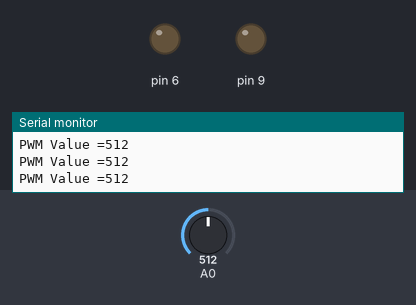
A sketch run on a simulated Arduino Uno, built with avr-gcc and run on an emulated ATmega328P. Parts: output pins drawn as LEDs (lit = HIGH), the last lines printed to the serial monitor. The test bench sets the inputs (shaded band); at power-on: A0 = 512.

Above: at 1.3 s.
1.4 s: A0 set to 536
3.2 s: A0 set to 566
At 5.1 s:
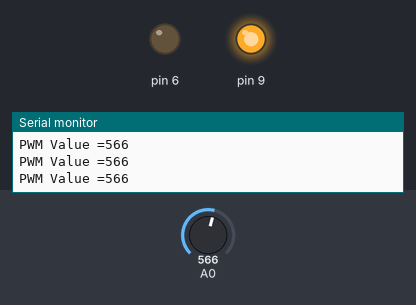
5.5 s: A0 set to 440
At 6.6 s:
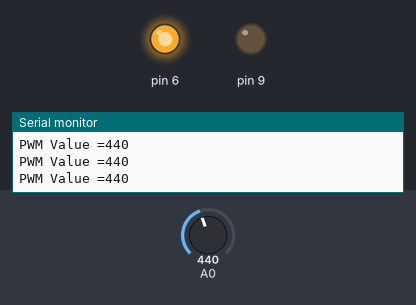
7.5 s: A0 set to 560
At 9.2 s:
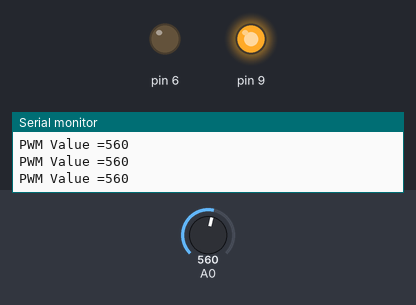
9.5 s: A0 set to 540
At 11.0 s:
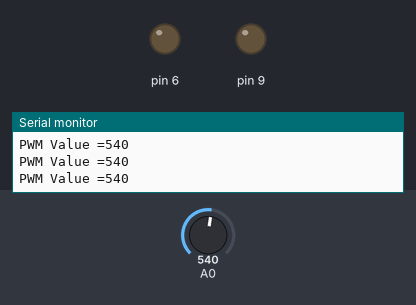
Timing chart, 0 to 12.5 s (numbered marks = the images above; inputs shaded):
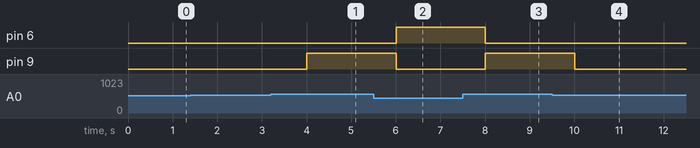

The sketch:

PWM_Motor_Kanan_Kiri.ino
```cpp
int val = 0;
void setup() {
  // put your setup code here, to run once:
  Serial.begin(9600);
  pinMode(9, OUTPUT);
  pinMode(6, OUTPUT);
}

void loop() {
  // put your main code here, to run repeatedly:
  val = analogRead(A0);
  Serial.print("PWM Value =");
  Serial.println(val, DEC);
  delay(500);

  if(val < 450){
    analogWrite(9, 0);
    analogWrite(6 , 255);
  } else if(val > 550){
    analogWrite(9, 255);
    analogWrite(6 , 0);
  } else {
    analogWrite(9, 0);
  }
}
```

Measured:
- the behaviour switches between 550 and 551 on A0 (found by bisection; images 0 and 1)
- after the input at 3.2 s, pin 9: LOW → HIGH after 0.80 s
- after the input at 5.5 s, pin 6: LOW → HIGH after 0.50 s; pin 9: HIGH → LOW after 0.50 s
- after the input at 7.5 s, pin 6: HIGH → LOW after 0.51 s; pin 9: LOW → HIGH after 0.51 s
- after the input at 9.5 s, pin 9: HIGH → LOW after 0.51 s
